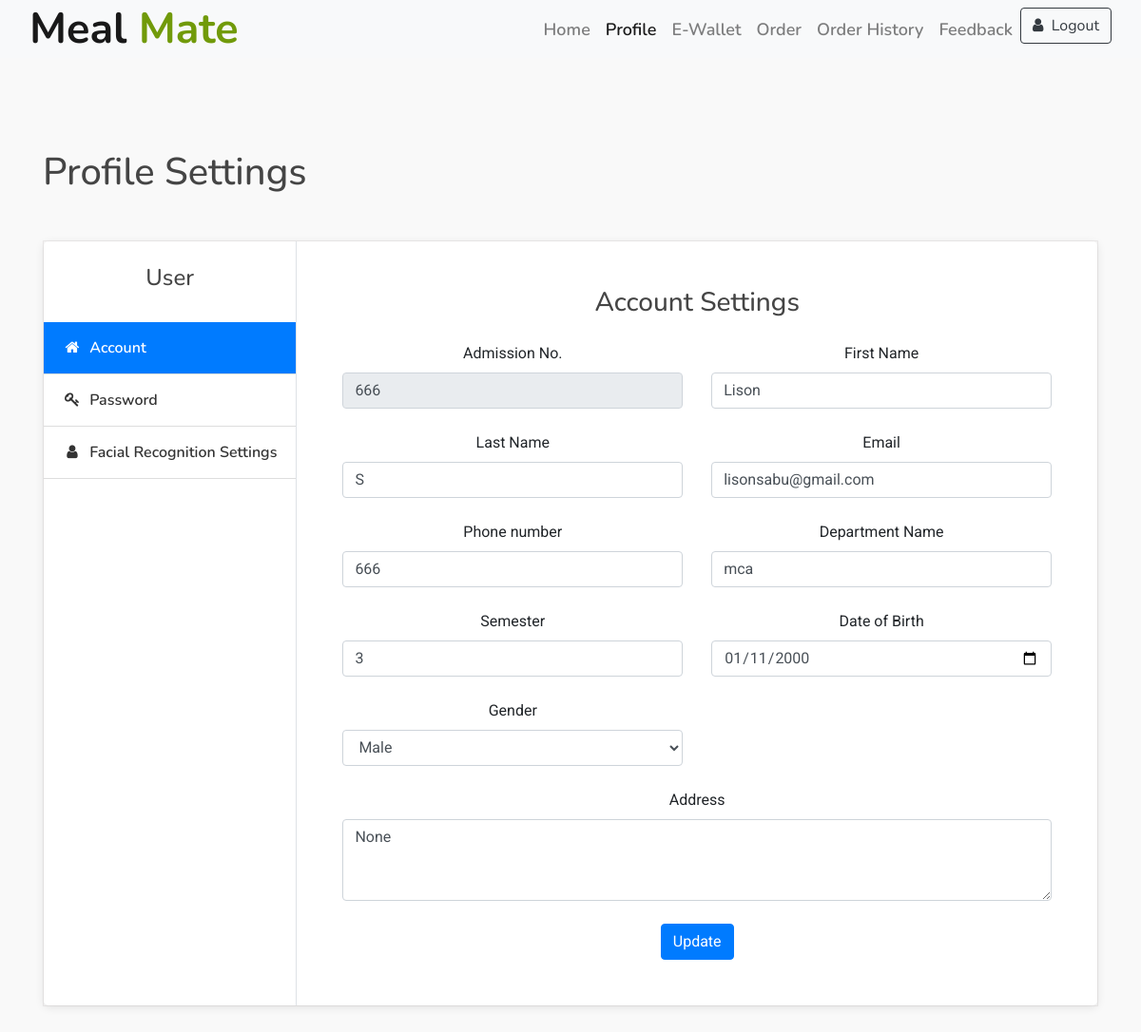
The app's page /profile/ (signed in), older data.
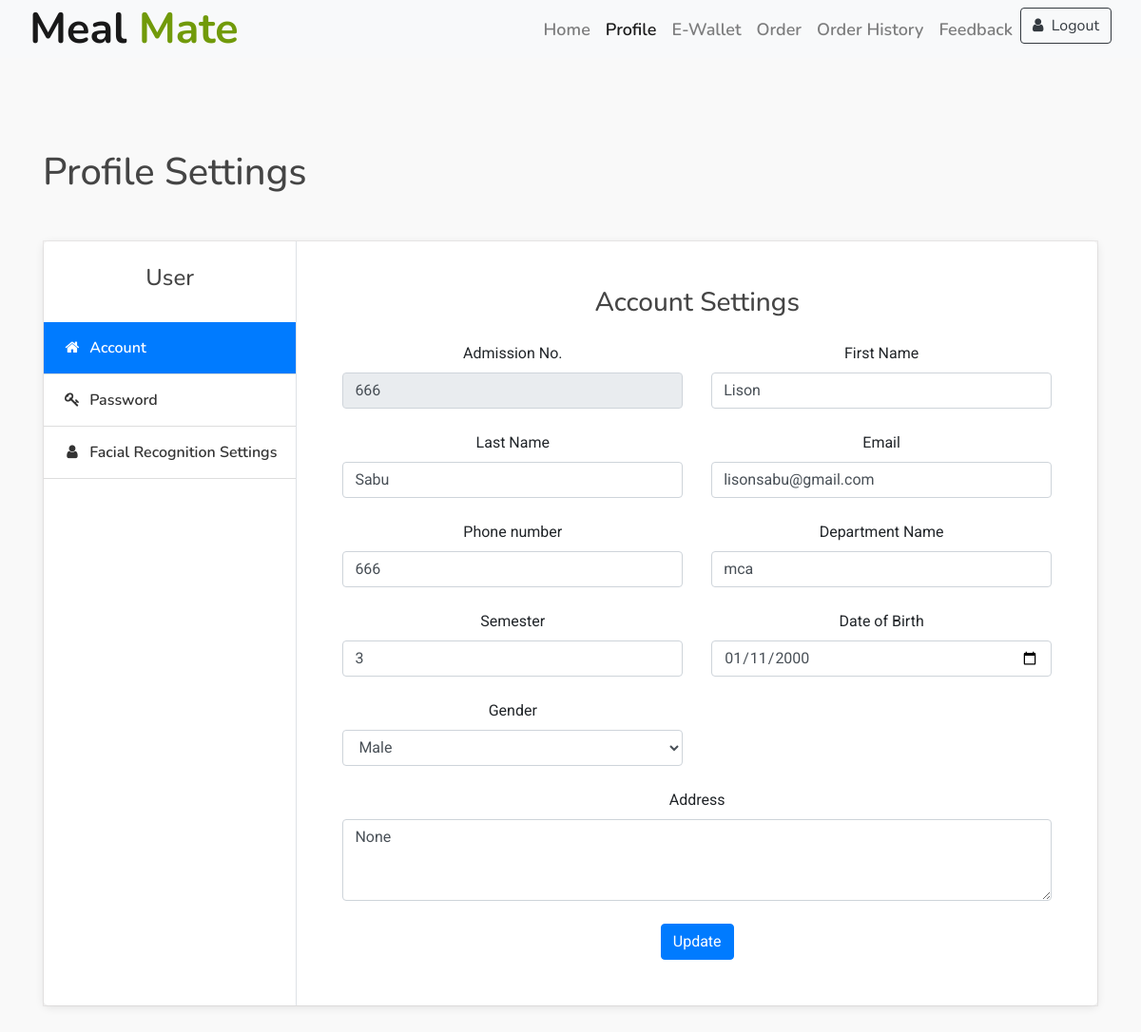
The same page, newer data.
### accounts/models.py (models this page shows, shortened)
class Student(models.Model):
    GENDER_CHOICES = (
        ('M', 'Male'),
        ('F', 'Female'),
        ('O', 'Other')
    )
    studentid = models.IntegerField(primary_key=True)
    first_name = models.CharField(max_length=50)
    last_name = models.CharField(max_length=50)
    email = models.EmailField()
    password = models.CharField(max_length=50)
    virtual_wallet_balance = models.DecimalField(max_digits=8, decimal_places=2,default=00.00)
    department_name = models.CharField(max_length=50)
    semester = models.IntegerField(default=0)
    gender = models.CharField(max_length=1, choices=GENDER_CHOICES, default='O')
    dob = models.DateField(default='2000-01-01')
    address = models.CharField(max_length=200,default='None')
    mobileno = models.CharField(max_length=20)

### accounts/views.py (the view)
# urls.py: path('profile/', views.profile, name='profile'),
def profile(request):
    user_id = request.session.get('studentid')
    student = Student.objects.get(studentid=user_id)
    context = {'student': student}
    return render(request,'profile.html',context)

### templates/profile.html (shortened to what the changed rows need)
{%load static%}
<!DOCTYPE html>
<html lang="en">
    <head>
        <link href="https://stackpath.bootstrapcdn.com/bootstrap/4.4.1/css/bootstrap.min.css" rel="stylesheet">
        <link href="https://cdnjs.cloudflare.com/ajax/libs/font-awesome/5.10.0/css/all.min.css" rel="stylesheet">
        <link href="{% static 'lib/animate/animate.min.css'%}" rel="stylesheet">
        <link href="{% static 'lib/owlcarousel/assets/owl.carousel.min.css'%}" rel="stylesheet">
        <link href="{% static 'lib/flaticon/font/flaticon.css'%}" rel="stylesheet">
        <link href="{% static 'lib/tempusdominus/css/tempusdominus-bootstrap-4.min.css'%}" rel="stylesheet" />
        <link href="{% static 'css/style.css'%}" rel="stylesheet">
    	<link rel="stylesheet" type="text/css" href="https://stackpath.bootstrapcdn.com/bootstrap/4.3.1/css/bootstrap.min.css">
	<link rel="stylesheet" href="https://stackpath.bootstrapcdn.com/font-awesome/4.7.0/css/font-awesome.min.css">
    </head>
    <body>
        <section class="py-5 my-5">
            <div class="container">
                <h1 class="mb-5">Profile Settings</h1>
                <div class="container2">
                <div class="bg-white shadow rounded-lg d-block d-sm-flex">
                    <div class="tab-content p-4 p-md-5" id="v-pills-tabContent">
                        <div class="tab-pane fade show text-center active" id="account" role="tabpanel" aria-labelledby="account-tab">
                            <form method="post" action="{% url 'update_profile' %}">
                            <div class="row">
                                <div class="col-md-6">
                                    <div class="form-group">
                                        <label>Admission No.</label>
                                        <input type="number" class="form-control" name="studentid" placeholder="{{ student.studentid }}" value="{{ student.studentid }}" readonly>
                                    </div>
                                </div>
                                    <div class="col-md-6">
                                        <div class="form-group">
                                            <label>First Name</label>
                                            <input type="text" class="form-control" name="first_name"  placeholder="{{ student.first_name }}" value="{{ student.first_name }}">
                                        </div>
                                    </div>
                                    <div class="col-md-6">
                                        <div class="form-group">
                                            <label>Last Name</label>
                                            <input type="text" class="form-control" name="last_name"  placeholder="{{ student.last_name }}" value="{{ student.last_name }}">
                                        </div>
                                    </div>
                                    <div class="col-md-6">
                                        <div class="form-group">
                                            <label>Email</label>
                                            <input type="text" class="form-control" name="email"  placeholder="{{ student.email }}" value="{{ student.email }}">
                                        </div>
                                    </div>
                                    <div class="col-md-6">
                                        <div class="form-group">
                                            <label>Phone number</label>
                                            <input type="text" class="form-control" name="mobileno" placeholder="{{ student.mobileno }}" value="{{ student.mobileno }}" required pattern="[0-9]{10}" oninput="this.value = this.value.replace(/[^0-9]/g, '').slice(0,10);">
                                        </div>
                                    </div>
                                    <div class="col-md-6">
                                        <div class="form-group">
                                            <label>Department Name</label>
                                            <input type="text" class="form-control" name="department_name"  placeholder="{{ student.department_name }}" value="{{ student.department_name }}">
                                        </div>
                                    </div>
                                    <div class="col-md-6">
                                        <div class="form-group">
                                            <label>Semester</label>
                                            <input type="number" class="form-control" name="semester"  placeholder="{{ student.semester }}" value="{{ student.semester }}">
                                        </div>
                                    </div>
                                <div class="col-md-6">
                                    <div class="form-group">
                                          <label>Gender</label><br>
                                        <select class="form-control" name="gender">
                                            <option value="M" {% if student.gender == "M" %}selected{% endif %}>Male</option>
                                        </select>
                                    </div>
                                    </div>
                                    <div class="col-md-12">
                                        <div class="form-group">
                                            <label>Address</label>
                                            <textarea class="form-control" name="address" rows="3" placeholder="{{ student.address }}">{{ student.address }}</textarea>
                                        </div>
                                </div>
                            </div>
                        </div>
                    </div>
                </div>
                </div>
            </div>
        </section>
    </body>
</html>

Row changes from the older to the newer data that the page shows:
changed Student "Lison": last_name "S" → "Sabu"
